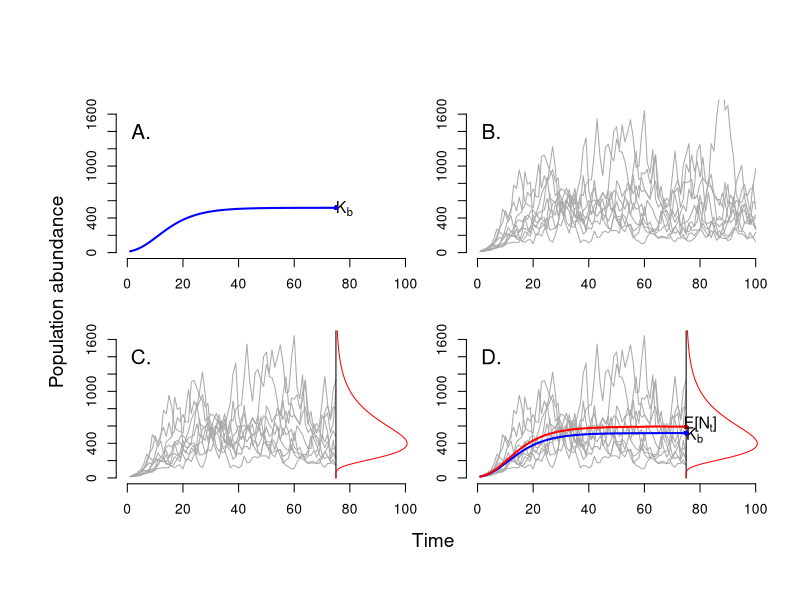
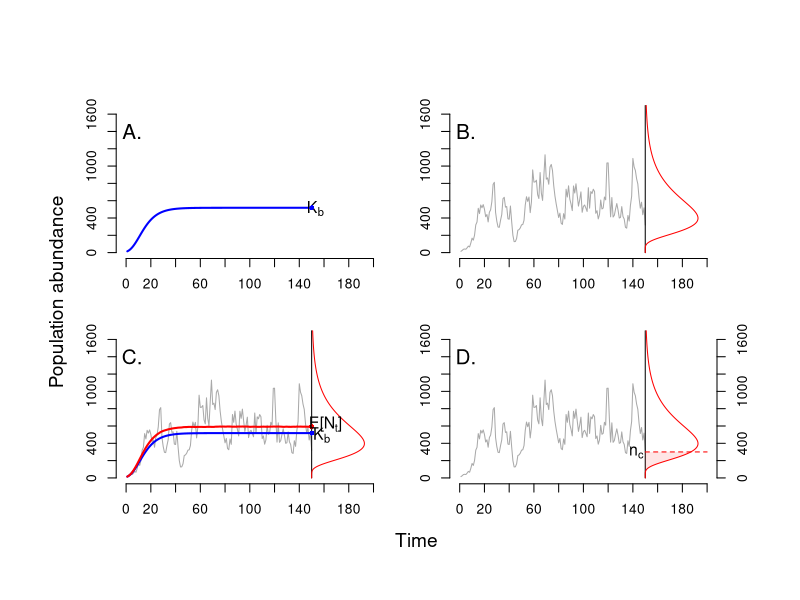

The R script that drew these images, in order:
GSM.sim <- function(a,cc,sigsq,no, len,nreps){
  
  b <- cc-1
  pop.mat <- matrix(0,nrow=nreps,ncol=len)
  pop.mat[,1] <- rep(no,nreps)
  
  for(i in 2:len){
    
    for(j in 1:nreps){
      
      if(pop.mat[j,(i-1)]<=0){pop.mat[j,(i-1)] <- 0}else{
        pop.mat[j,i] <- pop.mat[j,(i-1)]*exp(a+b*log(pop.mat[j,(i-1)]) + rnorm(n=1,mean=0,sd=sqrt(sigsq)) ) 
      }
      
    }
    
  }
  
  return(t(pop.mat))
  
}



a <- 0.75
cc <- 0.88
K <- exp(a/(1-cc))
print(K)
sigsq <- 0.06#0.09725
statio.var <- sigsq/(1-cc^2)

no <- 15
len   <- 100
nreps <- 10 

trial <- GSM.sim(a=a, cc=cc, sigsq=sigsq, no=no, len=len,nreps=nreps)
trial.det <- GSM.sim(a=a, cc=cc, sigsq=0, no=15, len=len,nreps=1)
E.trial <- GSM.sim(a=a, cc=cc, sigsq=sigsq, no=no, len=len,nreps=50000)
E.trial.mean <- apply(E.trial,1,mean)

up.sup <- 1700
stop.plot <- 75


# Version 1: including multiple realizations of the process

par(mfrow=c(2,2), oma=c(5,5,4,1), mar=c(2,2,2,1))
# Upper left
plot(1:stop.plot,trial.det[1:stop.plot], type="l", lty=1,  col="blue", lwd=2,
     xlab="", ylab="", cex.lab=0.9, main="", cex.main=0.9,
     bty="l", xlim=c(0,len), cex.lab=1.25, axes=FALSE, ylim=c(0,up.sup))
axis(side=1, at=c(0,seq(20,len,by=20)))
axis(side=2, at=c(0,seq(200,up.sup,by=200)))
text(stop.plot+3,K-8, expression(K[b]), cex=1.15)
points(stop.plot,K,pch=16, col="blue", cex=0.8)
text(5,1400,"A.",cex=1.5)


# Upper right
matplot(1:len,trial, type="l",col=rep("darkgrey",5), lty=rep(1,5), 
xlab="", ylab="", cex.lab=0.9, main="", cex.main=0.9,
bty="l", xlim=c(0,len), cex.lab=1.25, axes=FALSE, ylim=c(0,up.sup))
axis(side=1, at=c(0,seq(20,len,by=20)))
axis(side=2, at=c(0,seq(200,up.sup,by=200)))
text(5,1400,"B.",cex=1.5)


# Lower left
matplot(1:stop.plot,trial[1:stop.plot,], type="l",col=rep("darkgrey",5), lty=rep(1,5), 
        xlab="", ylab="", cex.lab=0.9, main="", cex.main=0.9,
        bty="l", xlim=c(0,len), cex.lab=1.25, axes=FALSE, ylim=c(0,up.sup))
axis(side=1, at=c(0,seq(20,len,by=20)))
axis(side=2, at=c(0,seq(200,up.sup,by=200)))
# Support and density of the side-wise pdf:
supp1 <- seq(0,up.sup,by=5)
dens1 <- 15000*dlnorm(supp1,meanlog=a/(1-cc), sdlog=sqrt(statio.var))
points(c(stop.plot,stop.plot), c(0,up.sup), type="l", lty=1)
points(stop.plot+dens1, supp1, type="l", lwd=1, col="red")
text(5,1400,"C.",cex=1.5)


# Lower right
matplot(1:stop.plot,trial[1:stop.plot,], type="l",col=rep("darkgrey",5), lty=rep(1,5), 
        xlab="", ylab="", cex.lab=0.9, main="", cex.main=0.9,
        bty="l", xlim=c(0,len), cex.lab=1.25, axes=FALSE, ylim=c(0,up.sup))
axis(side=1, at=c(0,seq(20,len,by=20)))
axis(side=2, at=c(0,seq(200,up.sup,by=200)))
# Support and density of the side-wise pdf:
supp1 <- seq(0,up.sup,by=5)
dens1 <- 15000*dlnorm(supp1,meanlog=a/(1-cc), sdlog=sqrt(statio.var))
points(c(stop.plot,stop.plot), c(0,up.sup), type="l", lty=1)
points(stop.plot+dens1, supp1, type="l", lwd=1, col="red")
# Adding the deterministic trajectory
points(1:stop.plot,trial.det[1:stop.plot], type="l", lty=1,  col="blue", lwd=2)
text(stop.plot+3,K-25, expression(K[b]), cex=1.15)
points(stop.plot,K,pch=16, col="blue", cex=0.8)
# Adding the trajectory of the Expected Value
points(1:stop.plot,E.trial.mean[1:stop.plot], type="l", lty=1,  col="red", lwd=2)
points(stop.plot,exp((a/(1-cc)) + statio.var/2 ), pch=16, cex=0.8,col="red")
text(stop.plot+5,25+exp((a/(1-cc)) + statio.var/2 ),expression(paste("E[",N[t],"]", sep="")),cex=1.15 )
text(5,1400,"D.",cex=1.5)


mtext("Time", side=1, outer=TRUE, cex=1.15, line=1)
mtext("Population abundance", side=2, outer=TRUE, cex=1.15, line=1)


# Version 2: including only one realization of the process

no <- 15
len   <- 200
nreps <- 10 

trial <- GSM.sim(a=a, cc=cc, sigsq=sigsq, no=no, len=len,nreps=nreps)
trial.det <- GSM.sim(a=a, cc=cc, sigsq=0, no=no, len=len,nreps=1)
E.trial <- GSM.sim(a=a, cc=cc, sigsq=sigsq, no=no, len=len,nreps=50000)
E.trial.mean <- apply(E.trial,1,mean)

up.sup <- 1700
stop.plot <- floor((3/4)*len)



sim4plot <- 6

par(mfrow=c(2,2), oma=c(5,5,4,3), mar=c(2,2,2,2))
# Upper left
plot(1:stop.plot,trial.det[1:stop.plot], type="l", lty=1,  col="blue", lwd=2,
     xlab="", ylab="", cex.lab=0.9, main="", cex.main=0.9,
     bty="l", xlim=c(0,len), cex.lab=1.25, axes=FALSE, ylim=c(0,up.sup))
axis(side=1, at=c(0,seq(20,len,by=20)))
axis(side=2, at=c(0,seq(200,up.sup,by=200)))
text(stop.plot+3,K-8, expression(K[b]), cex=1.15)
points(stop.plot,K,pch=16, col="blue", cex=0.8)
text(5,1400,"A.",cex=1.5)


# Upper right
matplot(1:stop.plot,trial[1:stop.plot,sim4plot], type="l",col="darkgrey", lty=1, 
        xlab="", ylab="", cex.lab=0.9, main="", cex.main=0.9,
        bty="l", xlim=c(0,len), cex.lab=1.25, axes=FALSE, ylim=c(0,up.sup))
axis(side=1, at=c(0,seq(20,len,by=20)))
axis(side=2, at=c(0,seq(200,up.sup,by=200)))
# Support and density of the side-wise pdf:
supp1 <- seq(0,up.sup,by=5)
dens1 <- 25000*dlnorm(supp1,meanlog=a/(1-cc), sdlog=sqrt(statio.var))
points(c(stop.plot,stop.plot), c(0,up.sup), type="l", lty=1)
points(stop.plot+dens1, supp1, type="l", lwd=1, col="red")
text(5,1400,"B.",cex=1.5)


# Lower left
matplot(1:stop.plot,trial[1:stop.plot,sim4plot], type="l",col="darkgrey", lty=1, 
        xlab="", ylab="", cex.lab=0.9, main="", cex.main=0.9,
        bty="l", xlim=c(0,len), cex.lab=1.25, axes=FALSE, ylim=c(0,up.sup))
axis(side=1, at=c(0,seq(20,len,by=20)))
axis(side=2, at=c(0,seq(200,up.sup,by=200)))
# Support and density of the side-wise pdf:
supp1 <- seq(0,up.sup,by=5)
dens1 <- 25000*dlnorm(supp1,meanlog=a/(1-cc), sdlog=sqrt(statio.var))
points(c(stop.plot,stop.plot), c(0,up.sup), type="l", lty=1)
points(stop.plot+dens1, supp1, type="l", lwd=1, col="red")
# Adding the deterministic trajectory
points(1:stop.plot,trial.det[1:stop.plot], type="l", lty=1,  col="blue", lwd=2)
text(stop.plot+8,K-25, expression(K[b]), cex=1.15)
points(stop.plot,K,pch=16, col="blue", cex=0.8)
# Adding the trajectory of the Expected Value
points(1:stop.plot,E.trial.mean[1:stop.plot], type="l", lty=1,  col="red", lwd=2)
points(stop.plot,exp((a/(1-cc)) + statio.var/2 ), pch=16, cex=0.8,col="red")
text(stop.plot+11,25+exp((a/(1-cc)) + statio.var/2 ),expression(paste("E[",N[t],"]", sep="")),cex=1.15 )
text(5,1400,"C.",cex=1.5)



# Lower right
matplot(1:stop.plot,trial[1:stop.plot,sim4plot], type="l",col="darkgrey", lty=1, 
        xlab="", ylab="", cex.lab=0.9, main="", cex.main=0.9,
        bty="l", xlim=c(0,len), cex.lab=1.25, axes=FALSE, ylim=c(0,up.sup))
axis(side=1, at=c(0,seq(20,len,by=20)))
axis(side=2, at=c(0,seq(200,up.sup,by=200)))
# Support and density of the side-wise pdf:
supp1 <- seq(0,up.sup,by=5)
dens1 <- 25000*dlnorm(supp1,meanlog=a/(1-cc), sdlog=sqrt(statio.var))
points(c(stop.plot,stop.plot), c(0,up.sup), type="l", lty=1)
points(stop.plot+dens1, supp1, type="l", lwd=1, col="red")
text(5,1400,"D.",cex=1.5)

# Adding the third axis and polygon with p(extinction)
nc <- 300
axis(side=4, at=c(0,seq(200,up.sup,by=200)))
points(c(stop.plot,len),c(nc,nc), type="l", lty=2, lwd=1,col="red")
# Find index of intersection of pdf and cuttoff point nc:
int.ind <- which.min(((supp1)-nc)^2)
#dens1.intersect <- round((stop.plot+dens1)[int.ind],digits=2)
xs4polygon <- stop.plot+dens1[1:int.ind]   
ys.low4polygon <- supp1[1:int.ind]
ys.hi4polygon <- rep(nc,int.ind)
polygon(x=c(xs4polygon,rev(xs4polygon)), y=c(ys.low4polygon,ys.hi4polygon),
        col=scales::alpha("red",0.1), border=NA)
text(stop.plot-7,nc, expression(n[c]),cex=1.15)


mtext("Time", side=1, outer=TRUE, cex=1.15, line=1)
mtext("Population abundance", side=2, outer=TRUE, cex=1.15, line=1)



save.image("StatioPlot2.0.RData")
